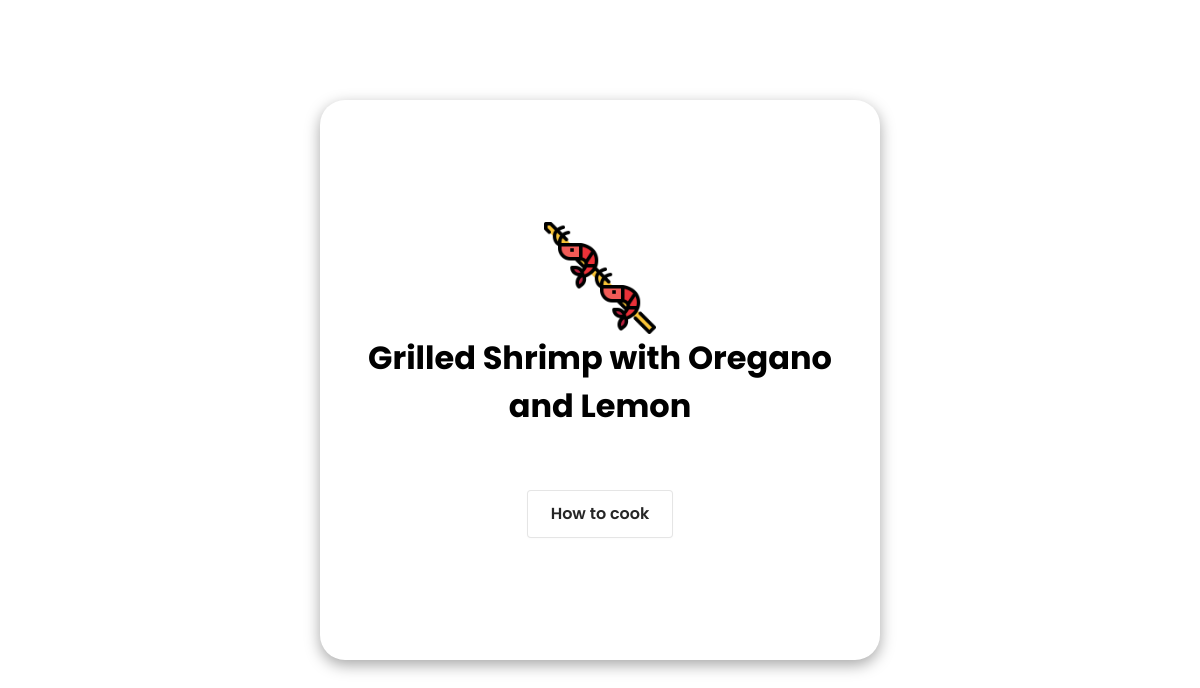
The page / on the database its author committed.
### food/models.py (models this page shows)
class FoodData(models.Model):
    food_name = models.CharField(max_length=200)
    food_description = HTMLField(null=True,default="INGREDIENTS:<br><br><br>RECIPE:")
    food_image = models.ImageField(upload_to='media', default='media/dish.png')

### food/views.py (the view)
# urls.py: path('', views.food_page, name='food_page'),
def food_page(request):
        random_food = generate_food()
        context = {'random_food':random_food}
        return render(request,'food/food_page.html',context)

### food/views.py (called while the page is built)
def generate_food():
        pks = FoodData.objects.values_list('pk', flat=True)
        random_pk = choice(pks)
        random_obj = FoodData.objects.get(pk=random_pk)
        print(random_obj)
        return random_obj

### food/templates/food/food_page.html (shortened to what this page needs)
<!DOCTYPE html>
{% load static %}
<html lang="en">
<head>
    <link rel="stylesheet" type="text/css" media="screen" href="{% static 'styles/main.css' %}">
</head>
<body>
    {% block content %}
    <div id="random_food_box" class="center-screen fadein">
        <img class='food_img' src="{{random_food.food_image.url}}">
        <h1 class="food_name">{{random_food.food_name}}</h1>
        <button class="description_button" onclick="show_description()">How to cook</button>
    </div>
    {% endblock %}
</body>
</html>

### static/styles/main.css (style rules this page uses)
.center-screen { display: flex; flex-direction: column; justify-content: center; align-items: center; text-align: center; min-width: 20vh; }
#random_food_box { margin: 100px auto; width: 70vh; height: 70vh; background-color: white; border-radius: 25px; box-shadow: rgba(0, 0, 0, 0.35) 0px 5px 15px; }
.description_button { align-items: center; background-color: #FFFFFF; border: 1px solid rgba(0, 0, 0, 0.1); border-radius: .25rem; box-shadow: rgba(0, 0, 0, 0.02) 0 1px 3px 0; box-sizing: border-box; color: rgba(0, 0, 0, 0.85); cursor: pointer; display: inline-flex; font-family: 'Poppins', sans-serif; font-size: 16px; font-weight: 600; justify-content: center; line-height: 1.25; margin-top: 60px; min-height: 3rem; padding: calc(.875rem - 1px) calc(1.5rem - 1px); position: relative; text-decoration: none; transition: all 250ms; user-select: none; -webkit-user-select: none; touch-action: manipulation; vertical-align: baseline; width: auto; }
.food_img { width: 20%; }
.food_name { color: black; font-family: 'Poppins', sans-serif; margin:0px 30px 0px 30px; }
.fadein { opacity: 0; -moz-transition: opacity 1.5s; -webkit-transition: opacity 1.5s; -o-transition: opacity 1.5s; transition: opacity 1.5s; }
body.loaded .fadein { opacity: 1; }

### rows shown on the page
FoodData: food_image (picture), food_name "Grilled Shrimp with Oregano and Lemon"
